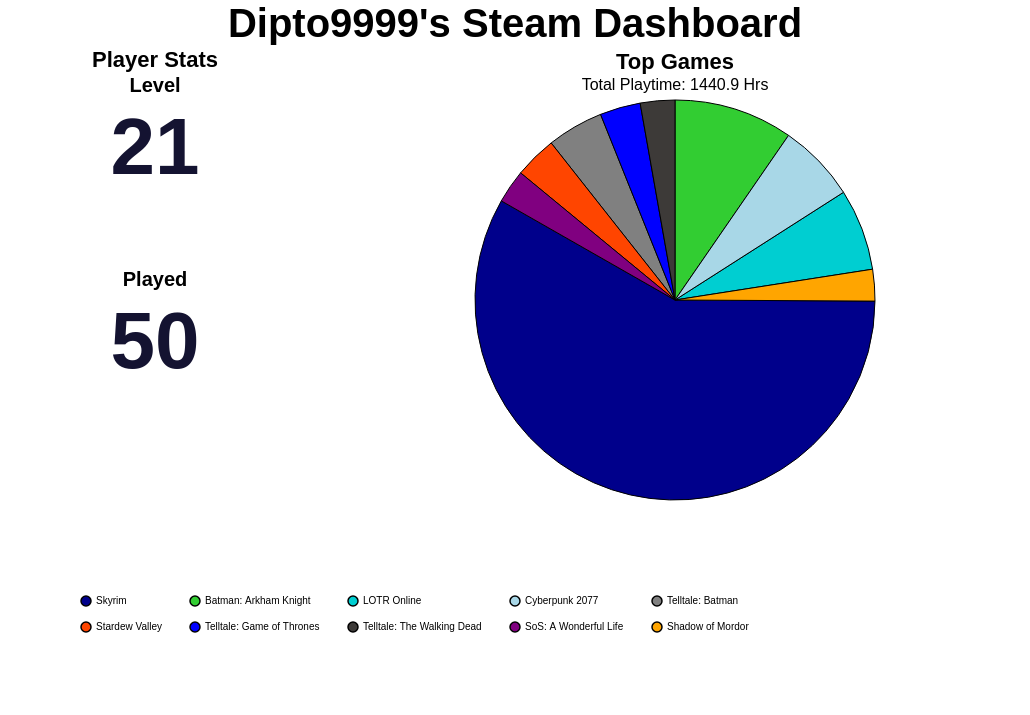

Express this chart as Vega-Lite.
### Vega-Lite specification from a JSON file in a GitHub repository (floating-point values rounded to 4 significant figures)
{"background": null, "config": {"view": {"continuousWidth": 300, "continuousHeight": 300, "strokeOpacity": 0, "strokeWidth": 1.5}, "axis": {"labelFontSize": 12, "titleFontSize": 16}, "legend": {"labelFontSize": 12, "titleFontSize": 16}}, "hconcat": [{"vconcat": [{"data": {"name": "data-ce2f25787bade8ca3fba4cb14335a451"}, "mark": {"type": "text", "align": "center", "baseline": "middle", "color": "#141331", "fontSize": 80, "fontWeight": "bold"}, "encoding": {"text": {"field": "Value", "type": "quantitative"}, "x": {"axis": null, "field": "Metric", "type": "nominal"}, "y": {"value": 50}}, "height": 150, "title": {"text": "Level", "anchor": "middle", "fontSize": 20}, "width": 300}, {"data": {"name": "data-92b892d679d5fbeaa0a56e1238c7fc12"}, "mark": {"type": "text", "align": "center", "baseline": "middle", "color": "#141331", "fontSize": 80, "fontWeight": "bold"}, "encoding": {"text": {"field": "Value", "type": "quantitative"}, "x": {"axis": null, "field": "Metric", "type": "nominal"}, "y": {"value": 50}}, "height": 150, "title": {"text": "Played", "anchor": "middle", "fontSize": 20}, "width": 300}], "title": {"text": "Player Stats", "anchor": "middle", "fontSize": 22}}, {"data": {"name": "data-b2da6c3eee8efb20e4c0e498a7d77a12"}, "mark": {"type": "arc", "stroke": "black", "strokeWidth": 1}, "encoding": {"color": {"field": "name", "legend": {"columnPadding": 25, "columns": 5, "direction": "horizontal", "labelFontSize": 10, "orient": "bottom", "padding": 75, "rowPadding": 10, "title": "", "titleAlign": "center", "titleFontSize": 16}, "scale": {"range": ["#00008B", "#32CD32", "#00CED1", "#A8D7E7", "#808080", "#FF4500", "#0000FF", "#3D3A38", "#800080", "#FFA500", "#006400", "#8B0000", "#FFD700", "#4682B4", "#2E8B57"]}, "sort": null, "type": "nominal"}, "theta": {"field": "playtime_percentage", "type": "quantitative"}, "tooltip": [{"field": "name", "title": "Game", "type": "nominal"}, {"field": "playtime_forever", "format": ".1f", "title": "Time (Hrs)", "type": "quantitative"}, {"field": "playtime_percentage", "format": ".2f", "title": "Playtime (%)", "type": "quantitative"}]}, "height": 400, "title": {"text": "Top Games", "anchor": "middle", "fontSize": 22, "subtitle": "Total Playtime: 1440.9 Hrs", "subtitleFontSize": 16}, "width": 700}], "padding": {"left": 250, "right": 250, "top": 0, "bottom": 0}, "title": {"text": "Dipto9999's Steam Dashboard", "anchor": "middle", "fontSize": 40}, "$schema": "https://vega.github.io/schema/vega-lite/v5.20.1.json", "datasets": {"data-ce2f25787bade8ca3fba4cb14335a451": [{"Metric": "Level", "Value": 21}], "data-92b892d679d5fbeaa0a56e1238c7fc12": [{"Metric": "Played", "Value": 50}], "data-b2da6c3eee8efb20e4c0e498a7d77a12": [{"name": "Skyrim", "playtime_forever": 845.3, "appid": 72850, "playtime_percentage": 58.17}, {"name": "Batman: Arkham Knight", "playtime_forever": 139.7, "appid": 208650, "playtime_percentage": 9.61}, {"name": "LOTR Online", "playtime_forever": 95.7, "appid": 212500, "playtime_percentage": 6.59}, {"name": "Cyberpunk 2077", "playtime_forever": 92.15, "appid": 1091500, "playtime_percentage": 6.34}, {"name": "Telltale: Batman", "playtime_forever": 66.22, "appid": 498240, "playtime_percentage": 4.56}, {"name": "Stardew Valley", "playtime_forever": 49.5, "appid": 413150, "playtime_percentage": 3.41}, {"name": "Telltale: Game of Thrones", "playtime_forever": 47.68, "appid": 330840, "playtime_percentage": 3.28}, {"name": "Telltale: The Walking Dead", "playtime_forever": 40.52, "appid": 207610, "playtime_percentage": 2.79}, {"name": "SoS: A Wonderful Life", "playtime_forever": 39.42, "appid": 2111170, "playtime_percentage": 2.71}, {"name": "Shadow of Mordor", "playtime_forever": 37.05, "appid": 241930, "playtime_percentage": 2.55}]}}
